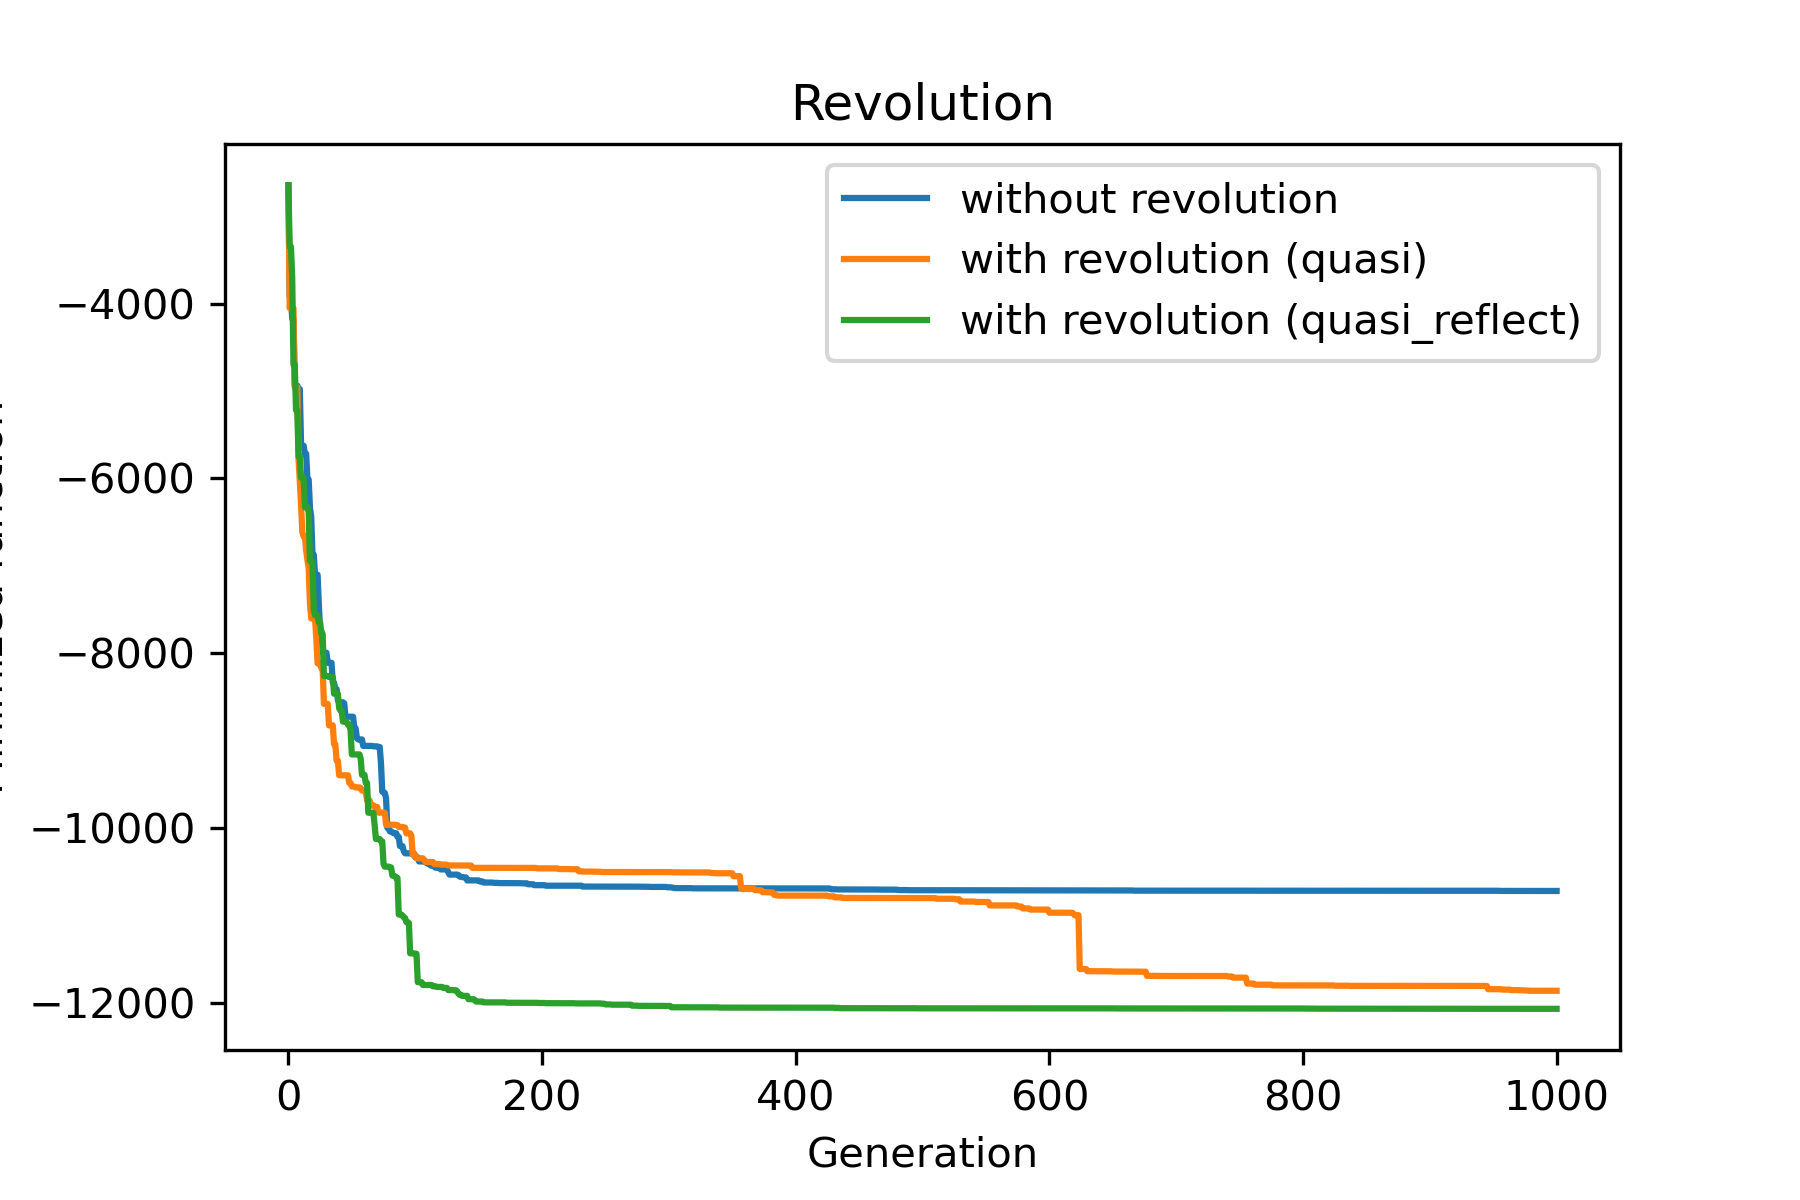

Generate this figure with Python:
# -*- coding: utf-8 -*-
"""
Created on Fri Dec 18 20:05:30 2020

@author: qtckp
"""


import sys
sys.path.append('..')


import numpy as np
import matplotlib.pyplot as plt

from OppOpPopInit import OppositionOperators
from OptimizationTestFunctions import Eggholder

from geneticalgorithm2 import geneticalgorithm2 as ga



dim = 15
np.random.seed(3)

func = Eggholder(dim = dim)

iterations = 1000    
    
varbound = np.array([[-500,500]]*dim)

model = ga(function=func, dimension=dim, 
           variable_type='real', 
           variable_boundaries=varbound,
           algorithm_parameters={
               'max_num_iteration': iterations,
               'population_size': 400
               })


start_pop = np.random.uniform(low = -500, high = 500, size = (400, dim))

start_gen = {
    'variables': start_pop,
    'scores': None
    }

# default running

model.run(no_plot = True, start_generation=start_gen)
plt.plot(model.report, label = 'without revolution')

# revolutions

model.run(no_plot = True, 
          start_generation=start_gen,
          revolution_after_stagnation_step = 80,
          revolution_part= 0.2,
          revolution_oppositor = OppositionOperators.Continual.quasi(minimums = varbound[:,0], maximums = varbound[:, 1])
          )
plt.plot(model.report, label = 'with revolution (quasi)')


model.run(no_plot = True, 
          start_generation=start_gen,
          revolution_after_stagnation_step = 80,
          revolution_part= 0.2,
          revolution_oppositor= OppositionOperators.Continual.quasi_reflect(minimums = varbound[:,0], maximums = varbound[:, 1])
          )
plt.plot(model.report, label = 'with revolution (quasi_reflect)')



plt.xlabel('Generation')
plt.ylabel('Minimized function')
plt.title('Revolution')
plt.legend()


plt.savefig("revolution.png", dpi = 300)
plt.show()